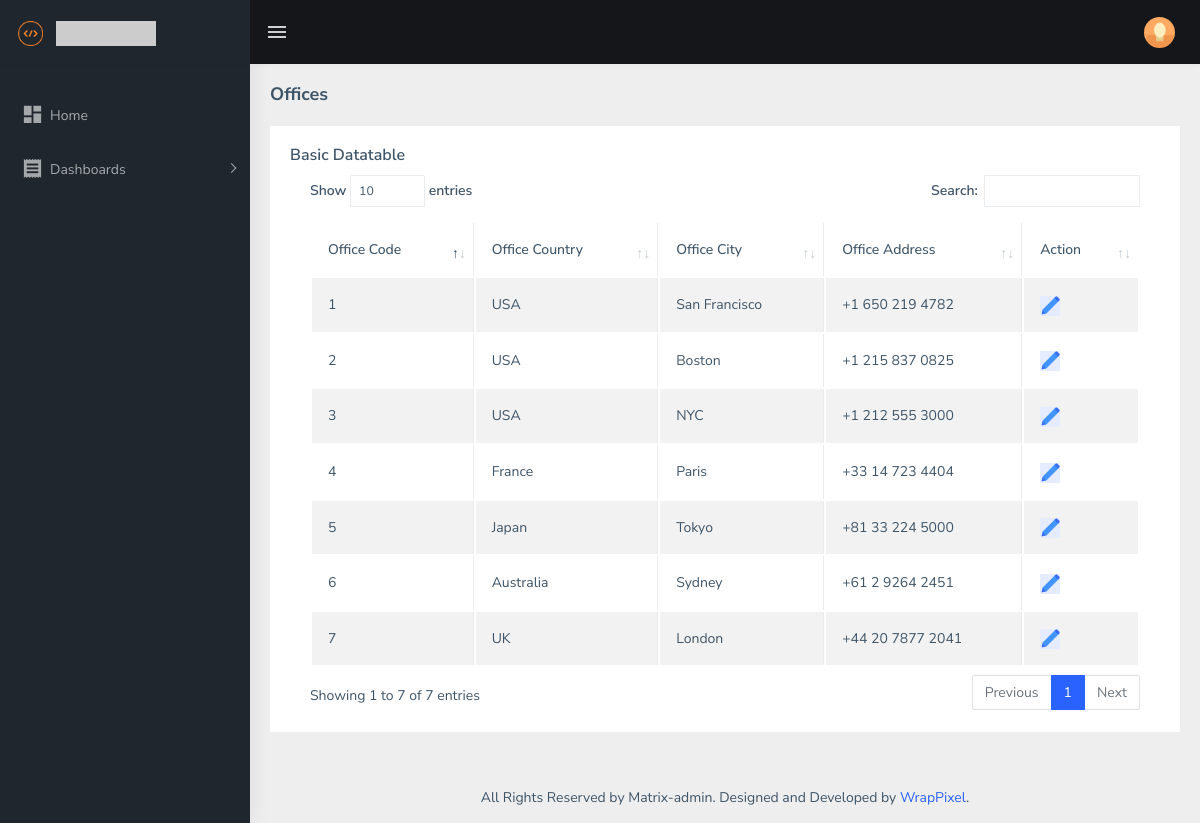
Page /dashboard/offices/index.php on the committed database.
### tables this page shows
CREATE TABLE `offices` (
  `officeCode` varchar(10) NOT NULL,
  `city` varchar(50) NOT NULL,
  `phone` varchar(50) NOT NULL,
  `addressLine1` varchar(50) NOT NULL,
  `addressLine2` varchar(50) DEFAULT NULL,
  `state` varchar(50) DEFAULT NULL,
  `country` varchar(50) NOT NULL,
  `postalCode` varchar(15) NOT NULL,
  `territory` varchar(10) NOT NULL
);

### dashboard/offices/index.php (the view, shortened to what this page needs)
<?php
include "../includes/connect_database.php";
$query = '
select o.officeCode, o.country, o.city, o.phone
from offices as o;';
$result = $connect->query($query);
$rows = $result->fetchAll(PDO::FETCH_ASSOC);
?>
<!DOCTYPE html>
<html dir="ltr" lang="en">
<?php include "../includes/head.php"; ?>
<body>
    <?php include "../includes/header.php"; ?>
    <?php include "../includes/aside.php"; ?>
    <div class="page-wrapper">
        <div class="page-breadcrumb">
            <div class="row">
                <div class="col-12 d-flex no-block align-items-center">
                    <h4 class="page-title">Offices</h4>
                </div>
            </div>
        </div>
        <div class="container-fluid">
            <div class="row">
                <div class="col-12">
                    <div class="card">
                        <div class="card-body">
                            <h5 class="card-title">Basic Datatable</h5>
                            <div class="table-responsive">
                                <table id="zero_config" class="table table-striped table-bordered">
                                    <thead>
                                        <tr>
                                            <th>Office Code</th>
                                            <th>Office Country</th>
                                            <th>Office City</th>
                                            <th>Office Address</th>
                                            <th>Action</th>
                                        </tr>
                                    </thead>
                                    <tbody>
                                        <?php foreach ($rows as $row) { ?>
                                            <tr>
                                                <td><?= $row['officeCode'] ?></td>
                                                <td><?= $row['country'] ?></td>
                                                <td><?= $row['city'] ?></td>
                                                <td><?= $row['phone'] ?></td>
                                                <td>
                                                    <a href="edit.php?officeCode=<?= $row['officeCode'] ?>"><img width="20px" src="../../assets/images/edit.png" alt="edit"></a>
                                                </td>
                                            </tr>
                                        <?php } ?>
                                </table>
                            </div>
                        </div>
                    </div>
                </div>
            </div>
        </div>
        <?php include '../includes/footer.php';?>
</body>
</html>

### rows in the picture
offices: officeCode "1", country "USA", city "San Francisco", phone "+1 650 219 4782"
offices: officeCode "2", country "USA", city "Boston", phone "+1 215 837 0825"
offices: officeCode "3", country "USA", city "NYC", phone "+1 212 555 3000"
offices: officeCode "4", country "France", city "Paris", phone "+33 14 723 4404"
offices: officeCode "5", country "Japan", city "Tokyo", phone "+81 33 224 5000"
offices: officeCode "6", country "Australia", city "Sydney", phone "+61 2 9264 2451"
offices: officeCode "7", country "UK", city "London", phone "+44 20 7877 2041"
